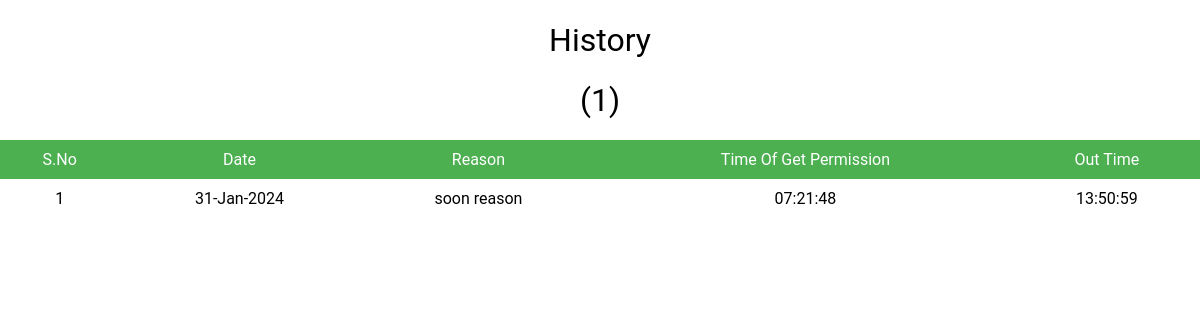
Page /student_history.php?id=22F61F0007 on the committed database.
### tables this page shows
CREATE TABLE `permission_history` (
  `student_id` varchar(10) NOT NULL,
  `sname` varchar(40) NOT NULL,
  `date` varchar(12) NOT NULL,
  `reason` varchar(255) DEFAULT NULL,
  `time_of_get_permission` varchar(12) DEFAULT NULL,
  `out_time` varchar(12) DEFAULT NULL,
  `department` varchar(10) NOT NULL
);

### student_history.php (the view, shortened to what this page needs)
<!DOCTYPE html>
<?php
    include('connection.php');
    $id=$_GET['id'];
    $name=$_GET['name'];
    ?>
<html lang="en">
<head>
</head>
<body>
    <?php
        $sql = "SELECT * FROM `permission_history` WHERE student_id='$id'";
        $result = mysqli_query($con, $sql);
        $count = mysqli_num_rows($result);
        if($count >0){
               ?>
               <h1>History</h1>
               <h1><?php echo $name."(".$count.")"; ?></h1>
              <table>
              <tr id="thead">
                  <td>S.No</td>
                  <td>Date</td>
                  <td class="reason">Reason</td>
                  <td>Time Of Get Permission</td>
                  <td>Out Time</td>
              </tr><?php
              $sno=1;
                while($row=mysqli_fetch_assoc($result)) {
              ?>
                <tr>
                   <td><?php echo $sno; $sno=$sno+1;?></td>
                   <td><?php echo $row['date'];?></td>
                   <td class="reason"><?php echo $row['reason'];?></td>
                   <td><?php echo $row['time_of_get_permission'];?></td>
                   <td><?php echo $row['out_time'];?></td>
                </tr>
<?php
              }
              echo'</table>';
            }
        else{
            echo "<h1>zero rows</h1>";
        }
?>
</body>
</html>

### student_history.php (style rules this page uses)
body { margin: 0%; padding: 0%; font-family: Roboto, Arial, sans-serif; }
table { border-collapse: collapse; width:100%; }
td { text-align:center; padding:10px; }
tr:nth-child(odd) { background-color: #999DA0; }
h1 { font-weight: normal; text-align: center; }
#thead { background-color: #4caf50; color:white; font-weight:strong; }
.reason { max-width: 200px; }

### rows in the picture
permission_history: date "31-Jan-2024", reason "soon reason", time_of_get_permission "07:21:48", out_time "13:50:59"

### other values in the picture
$count "1"
